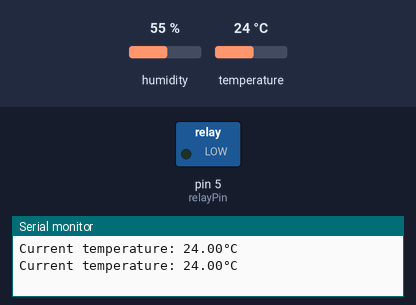
Simulated run of this sketch. Board: Arduino Uno, built with avr-gcc and run on an emulated ATmega328P. On the bench: switched loads named in the sketch (green lamp = pin HIGH), the last lines printed to the serial monitor. The test bench sets the inputs (shaded band); at power-on: temperature 24 °C, humidity 55 %.

Above: at 2.8 s.
2.9 s: temperature set to 34 °C
5.6 s: temperature set to 37 °C
At 7.4 s:
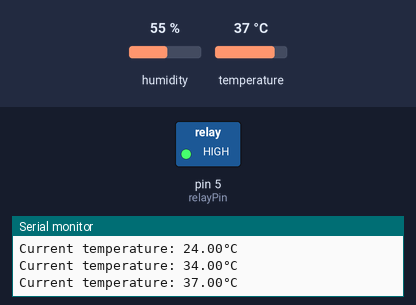
8.3 s: temperature set to 12 °C
At 11.0 s:
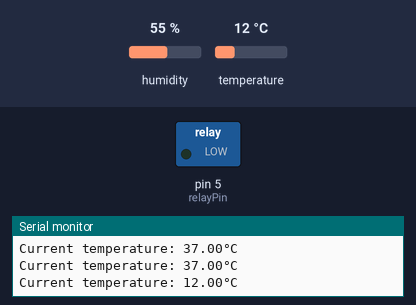
11.6 s: temperature set to 41 °C
At 13.4 s:
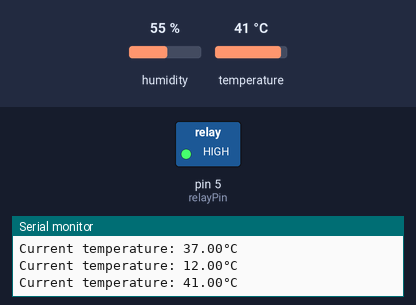
Timing chart, 0 to 14.9 s (numbered marks = the images above; inputs shaded):
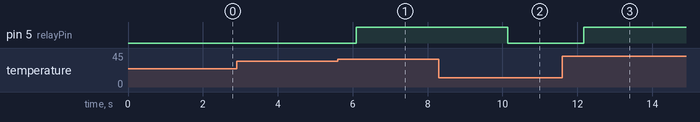

The sketch:

coa_project_code.ino
```cpp
#include <DHT.h> // Include DHT sensor library
#define relayPin 5 // Relay module connected to Arduino digital pin 5
#define sensorPin 2 // Temperature sensor connected to Arduino digital pin 2
#define sensorType DHT11 // DHT11 sensor type
#define desiredTemperature 35

// Desired temperature in degrees Celsius
DHT dht(sensorPin, sensorType); // Create DHT sensor object

void setup() {
  pinMode(relayPin, OUTPUT); // Set relay pin as output
  Serial.begin(9600); // Initialize serial communication at 9600 baud rate
  dht.begin(); // Initialize DHT sensor
}

void loop() {
  // Read temperature from sensor


  float temperature = dht.readTemperature();

  // Check if sensor has returned valid temperature
  if (isnan(temperature)) {
    Serial.println("Failed to read temperature");
    return;
  }

  // Print temperature to serial monitor
  Serial.print("Current temperature: ");
  Serial.print(temperature);
  Serial.println("°C");

  // Check if temperature is above or below desired temperature
  if (temperature > desiredTemperature) {
    // Turn on fan
    digitalWrite(relayPin, HIGH);
  } else {
    // Turn off fan
    digitalWrite(relayPin, LOW);
  }

  // Wait for 2 seconds before reading temperature again
  delay(2000);
}
```

Measured:
- the behaviour switches between 35 and 36 °C on temperature (found by bisection; images 0 and 1)
- after the input at 5.6 s, pin 5 (relayPin): LOW → HIGH after 0.50 s
- after the input at 8.3 s, pin 5 (relayPin): HIGH → LOW after 1.8 s
- after the input at 11.6 s, pin 5 (relayPin): LOW → HIGH after 0.57 s
